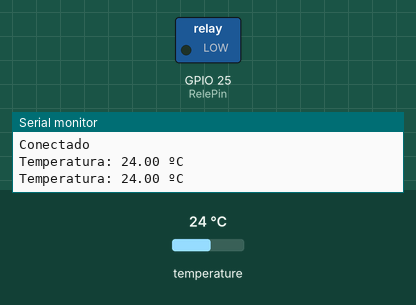
Simulated run of this sketch. Board: ESP32. On the bench: switched loads named in the sketch (green lamp = pin HIGH), the last lines printed to the serial monitor. Inputs (shaded band) come from the test bench; at power-on: temperature 24 °C. WiFi joins after 1.5 s; servers stay silent unless stated.

Above: at 7.2 s.
7.3 s: temperature set to 31.5 °C
9.5 s: temperature set to 32.8 °C
At 10.7 s:
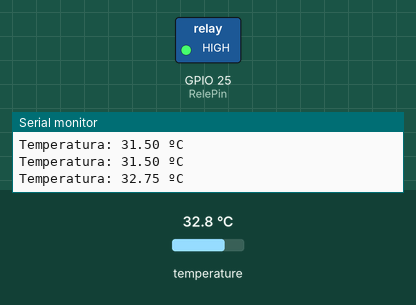
11.7 s: temperature set to 12 °C
At 13.9 s:
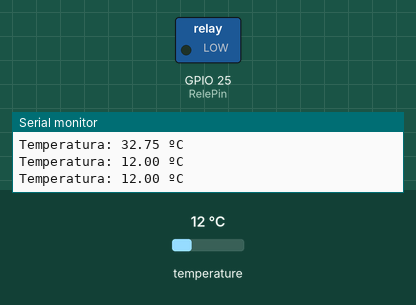
17.0 s: temperature set to 33 °C
At 18.1 s:
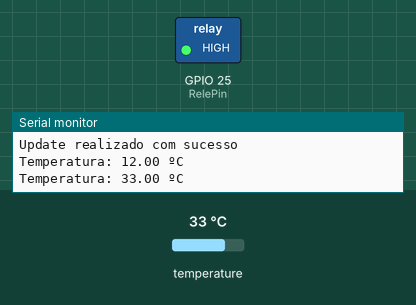
Timing chart, 0 to 20.0 s (numbered marks = the images above; inputs shaded):
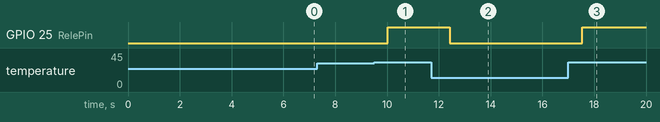

The sketch:

Monitorar_Temperatura.ino
```cpp
#ifdef __cplusplus
extern "C" {
#endif
uint8_t temprature_sens_read();
#ifdef __cplusplus
}
#endif
uint8_t temprature_sens_read();

// --- Bibliotecas Auxiliares ---
#include <OneWire.h>
#include <DallasTemperature.h>

// --- Constantes Auxiliares ---
#define ONE_WIRE_BUS 15

// --- Declaração de Objetos ---
OneWire oneWire(ONE_WIRE_BUS);
DallasTemperature sensors(&oneWire);
DeviceAddress insideThermometer = { 0x28, 0xAA, 0x76, 0x94, 0x4B, 0x14, 0x01, 0xEA };

int intervalSensor = 2000;
long prevMillisThingSpeak = 0;
int intervalThingSpeak = 15000; // Intervalo minímo para escrever no ThingSpeak write é de 15 segundos


#include <WiFi.h>
const char ssid[] = "VITOR-2G";
const char password[] = "251717rvt";
WiFiClient client;

#include <ThingSpeak.h>
const long CHANNEL = 2596090;
const char *WRITE_API = "ZCFA5K4I5U1XJ286";
const int RelePin = 25; // pino ao qual o Módulo Relé está conectado

// --- Protótipo das Funções ---
void printTemperature(DeviceAddress deviceAddress);

void setup()
{
  pinMode(RelePin, OUTPUT); // seta o pino como saída
  digitalWrite(RelePin, LOW); // seta o pino com nivel logico ALTO
  Serial.begin(115200);
  sensors.begin();      //inicializa sensores
  sensors.setResolution(insideThermometer, 10); //configura para resolução de 10 bits
  Serial.println();
  Serial.println("Envia os dados do sensor para o ThingSpeak usando o ESP32");
  Serial.println();

  WiFi.mode(WIFI_STA); //Modo Station
  ThingSpeak.begin(client);  // Inicializa o ThingSpeak
}

void loop(){

  sensors.requestTemperatures();


  // Conecta ou reconecta o WiFi
  if (WiFi.status() != WL_CONNECTED) {
    Serial.print("Atenção para conectar o SSID: ");
    Serial.println(ssid);
    while (WiFi.status() != WL_CONNECTED) {
      WiFi.begin(ssid, password);
      Serial.print(".");
      delay(5000);
    }
    Serial.println("\nConectado");
  }

  printTemperature(insideThermometer);

}


// --- Desenvolvimento das Funções ---
void printTemperature(DeviceAddress deviceAddress)
{

  float tempC = sensors.getTempC(deviceAddress);

      Serial.print("Temperatura: ");
      Serial.print(tempC);
      Serial.print(" ºC ");

  Serial.print("\n\r");

  //Aciona a carga se a temperatura for maior que 32ºC
  if(tempC > 32.00){
    digitalWrite(RelePin,HIGH);
  }else{
    digitalWrite(RelePin,LOW);
  }

  delay(1000);

  if (millis() - prevMillisThingSpeak > intervalThingSpeak) {

    // Configura os campos com os valores
    ThingSpeak.setField(3,tempC);


    // Escreve no canal do ThingSpeak
    int x = ThingSpeak.writeFields(CHANNEL, WRITE_API);
    if (x == 200) {
      Serial.println("Update realizado com sucesso");
    }
    else {
      Serial.println("Problema no canal - erro HTTP " + String(x));
    }

    prevMillisThingSpeak = millis();
  }

} //end printTemperature
```

Measured:
- the behaviour switches between 32.2 and 32.3 °C on temperature (found by bisection; images 0 and 1)
- after the input at 9.5 s, GPIO 25 (RelePin): LOW → HIGH after 0.53 s
- after the input at 11.7 s, GPIO 25 (RelePin): HIGH → LOW after 0.73 s
- after the input at 17.0 s, GPIO 25 (RelePin): LOW → HIGH after 0.54 s
